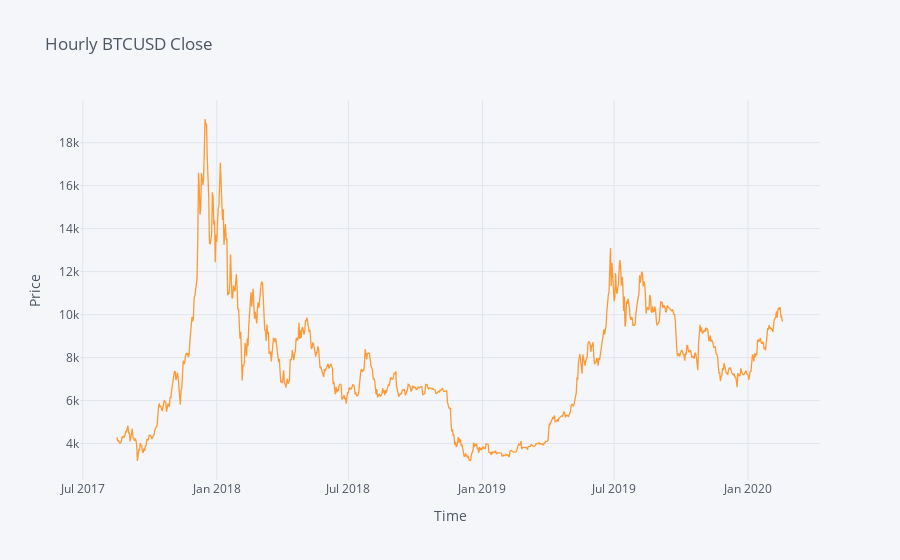

The cell this chart's notebook holds for it:
### Code cell
df_btcusd['Close'].iplot(mode='lines+text',
                        xTitle='Time',
                        yTitle='Price', 
                        title='Hourly BTCUSD Close',
                        opacity=0.8)

### Figure 1 — Plotly figure (JSON) as saved in the notebook; plotly's stock layout.template omitted (floating-point values rounded to 4 significant figures; data arrays with more than 128 entries replaced by an {"elided": "..."} marker saying what was removed)
{"data": [{"line": {"color": "rgba(255, 153, 51, 1.0)", "dash": "solid", "shape": "linear", "width": 1.3}, "mode": "lines+text", "name": "Close", "text": "", "type": "scatter", "x": {"elided": "916 str values"}, "y": {"elided": "916 float values"}}], "layout": {"legend": {"bgcolor": "#F5F6F9", "font": {"color": "#4D5663"}}, "paper_bgcolor": "#F5F6F9", "plot_bgcolor": "#F5F6F9", "title": {"font": {"color": "#4D5663"}, "text": "Hourly BTCUSD Close"}, "xaxis": {"gridcolor": "#E1E5ED", "showgrid": true, "tickfont": {"color": "#4D5663"}, "title": {"font": {"color": "#4D5663"}, "text": "Time"}, "zerolinecolor": "#E1E5ED"}, "yaxis": {"gridcolor": "#E1E5ED", "showgrid": true, "tickfont": {"color": "#4D5663"}, "title": {"font": {"color": "#4D5663"}, "text": "Price"}, "zerolinecolor": "#E1E5ED"}}}
